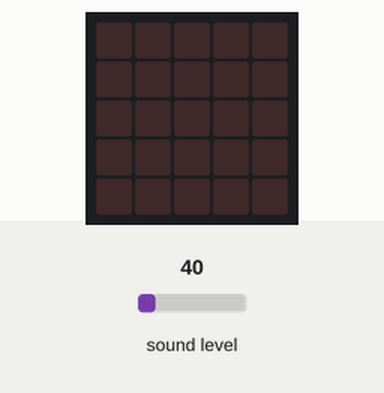
Bench run of a program on a simulated BBC micro:bit (MakeCode). Parts: the board's 5×5 LED display. The test bench sets the inputs (shaded band); at power-on: sound level 40.

Above: at 1.2 s.
1.3 s: sound level set to 128
At 1.7 s:
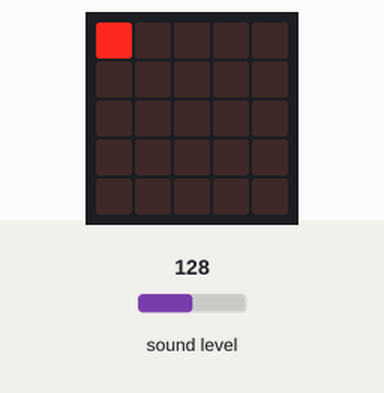
At 7.2 s:
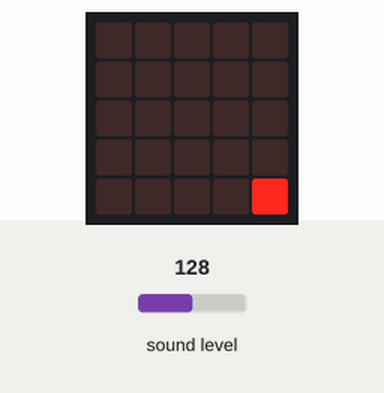
Timing chart, 0 to 8.7 s (numbered marks = the images above; inputs shaded):
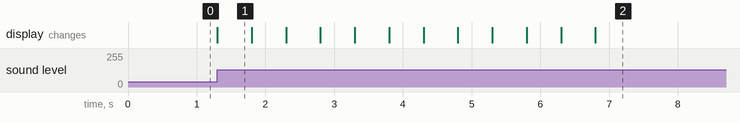

The program:

main.ts
```typescript
input.onSound(DetectedSound.Loud, function () {
    lightsOn = !(lightsOn)
    if (lightsOn) {
        spinningAnimation()
    } else {
        basic.clearScreen()
    }
})

function spinningAnimation() {
    const frames = [
        `
        # . . . .
        . . . . .
        . . . . .
        . . . . .
        . . . . .
        `,
        `
        . # . . .
        . . . . .
        . . . . .
        . . . . .
        . . . . .
        `,
        `
        . . # . .
        . . . . .
        . . . . .
        . . . . .
        . . . . .
        `,
        `
        . . . # .
        . . . . .
        . . . . .
        . . . . .
        . . . . .
        `,
        `
        . . . . #
        . . . . .
        . . . . .
        . . . . .
        . . . . .
        `,
        `
        . . . . .
        . . . . .
        . . . . .
        . . . . .
        . . . . #
        `,
        `
        . . . . .
        . . . . .
        . . . . .
        . . . . .
        . . . . .
        `,
        `
        . . . . .
        . . . . .
        . . . . .
        . . . . .
        # . . . .
        `,
        `
        . . . . .
        . . . . .
        . . . . .
        . . . . .
        . # . . .
        `,
        `
        . . . . .
        . . . . .
        . . . . .
        . . . . .
        . . # . .
        `,
        `
        . . . . .
        . . . . .
        . . . . .
        . . . . .
        . . . # .
        `,
        `
        . . . . .
        . . . . .
        . . . . .
        . . . . .
        . . . . #
        `
    ]

    for (let i = 0; i < frames.length; i++) {
        basic.showLeds(frames[i])
        basic.pause(100)
    }
}

let lightsOn = false
input.setSoundThreshold(SoundThreshold.Loud, 104)
```

test.ts
```typescript
// tu są testy; nie będzie to kompilowane, gdy ten pakiet będzie używany jako rozszerzenie.
```

Measured:
- after the input at 1.3 s, the display: changes at once (image 1)
- what the display in image 1 shows lasts 0.5 s, from 1.3 s to 1.8 s
